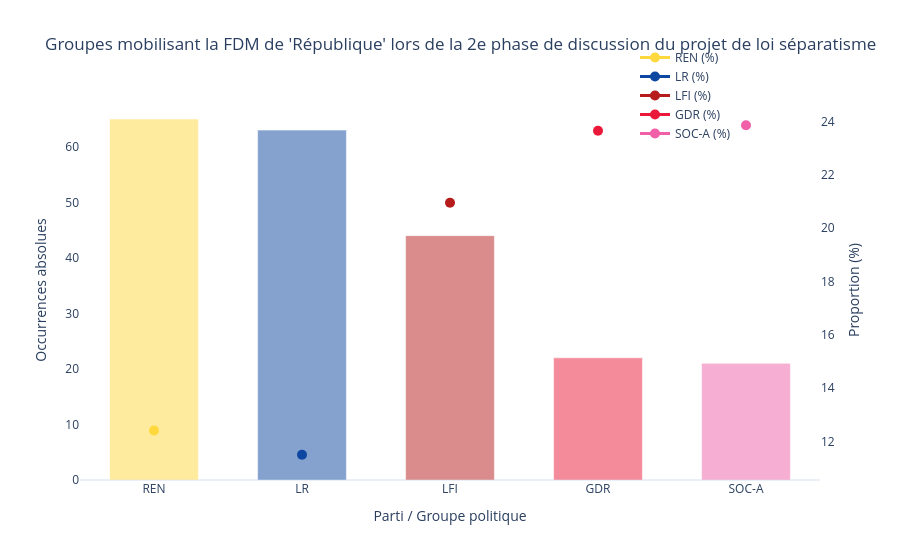

The cell this chart's notebook holds for it:
### Code cell
diachronique_séquences_partis(
    df,
    couleurs_groupes=couleurs_groupes,
    jours=["2021-06-28", "2021-06-29", "2021-06-30", "2021-07-01", "2021-01-23"], 
    periode="jours",
    seuil_min_true=10,
    top_n=5,
    titre="Groupes mobilisant la FDM de 'République' lors de la 2e phase de discussion du projet de loi séparatisme"
)

### Figure 1 — Plotly figure (JSON) as saved in the notebook; plotly's stock layout.template omitted (floating-point values rounded to 4 significant figures)
{"data": [{"hovertemplate": "<b>REN</b><br>Occurrences : %{y}<extra></extra>", "marker": {"color": "#FFD83E"}, "name": "REN (VA)", "opacity": 0.5, "showlegend": false, "type": "bar", "x": ["REN"], "y": [65], "yaxis": "y"}, {"hovertemplate": "<b>REN</b><br>Proportion : %{y}<extra></extra>", "line": {"color": "#FFD83E", "width": 3}, "marker": {"size": 10, "symbol": "circle"}, "name": "REN (%)", "type": "scatter", "x": ["REN"], "y": [12.4], "yaxis": "y2"}, {"hovertemplate": "<b>LR</b><br>Occurrences : %{y}<extra></extra>", "marker": {"color": "#0D47A1"}, "name": "LR (VA)", "opacity": 0.5, "showlegend": false, "type": "bar", "x": ["LR"], "y": [63], "yaxis": "y"}, {"hovertemplate": "<b>LR</b><br>Proportion : %{y}<extra></extra>", "line": {"color": "#0D47A1", "width": 3}, "marker": {"size": 10, "symbol": "circle"}, "name": "LR (%)", "type": "scatter", "x": ["LR"], "y": [11.5], "yaxis": "y2"}, {"hovertemplate": "<b>LFI</b><br>Occurrences : %{y}<extra></extra>", "marker": {"color": "#B71C1C"}, "name": "LFI (VA)", "opacity": 0.5, "showlegend": false, "type": "bar", "x": ["LFI"], "y": [44], "yaxis": "y"}, {"hovertemplate": "<b>LFI</b><br>Proportion : %{y}<extra></extra>", "line": {"color": "#B71C1C", "width": 3}, "marker": {"size": 10, "symbol": "circle"}, "name": "LFI (%)", "type": "scatter", "x": ["LFI"], "y": [20.95], "yaxis": "y2"}, {"hovertemplate": "<b>GDR</b><br>Occurrences : %{y}<extra></extra>", "marker": {"color": "#ea193a"}, "name": "GDR (VA)", "opacity": 0.5, "showlegend": false, "type": "bar", "x": ["GDR"], "y": [22], "yaxis": "y"}, {"hovertemplate": "<b>GDR</b><br>Proportion : %{y}<extra></extra>", "line": {"color": "#ea193a", "width": 3}, "marker": {"size": 10, "symbol": "circle"}, "name": "GDR (%)", "type": "scatter", "x": ["GDR"], "y": [23.66], "yaxis": "y2"}, {"hovertemplate": "<b>SOC-A</b><br>Occurrences : %{y}<extra></extra>", "marker": {"color": "#F05FA8"}, "name": "SOC-A (VA)", "opacity": 0.5, "showlegend": false, "type": "bar", "x": ["SOC-A"], "y": [21], "yaxis": "y"}, {"hovertemplate": "<b>SOC-A</b><br>Proportion : %{y}<extra></extra>", "line": {"color": "#F05FA8", "width": 3}, "marker": {"size": 10, "symbol": "circle"}, "name": "SOC-A (%)", "type": "scatter", "x": ["SOC-A"], "y": [23.86], "yaxis": "y2"}], "layout": {"bargap": 0.4, "legend": {"bgcolor": "rgba(255,255,255,0.7)", "x": 0.75, "y": 1.15}, "title": {"text": "Groupes mobilisant la FDM de 'République' lors de la 2e phase de discussion du projet de loi séparatisme"}, "xaxis": {"title": {"text": "Parti / Groupe politique"}}, "yaxis": {"showgrid": false, "title": {"text": "Occurrences absolues"}}, "yaxis2": {"overlaying": "y", "showgrid": false, "side": "right", "title": {"text": "Proportion (%)"}}}}
